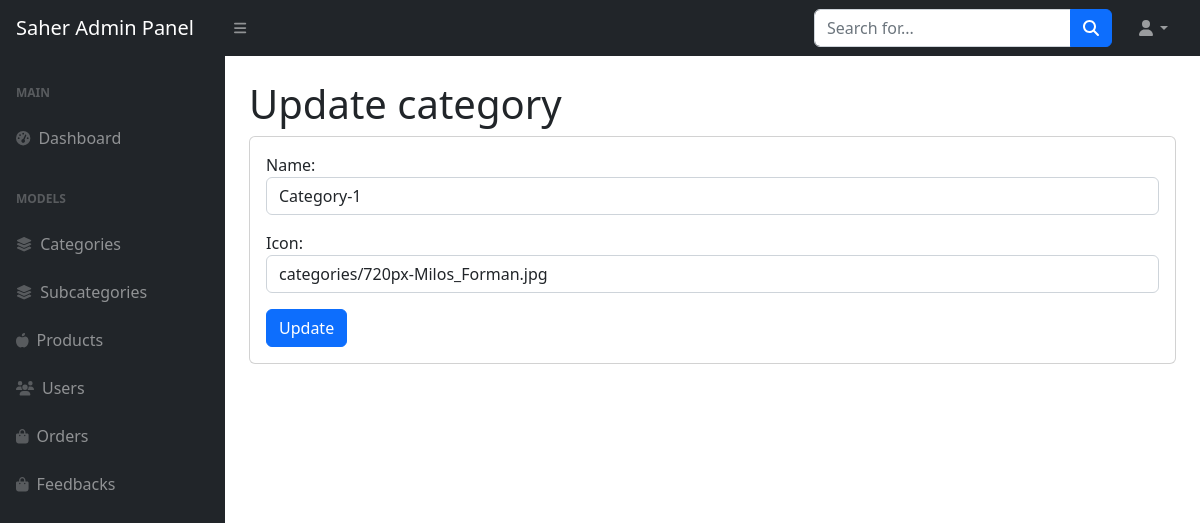
The app's page /categories/edit/8, older data.
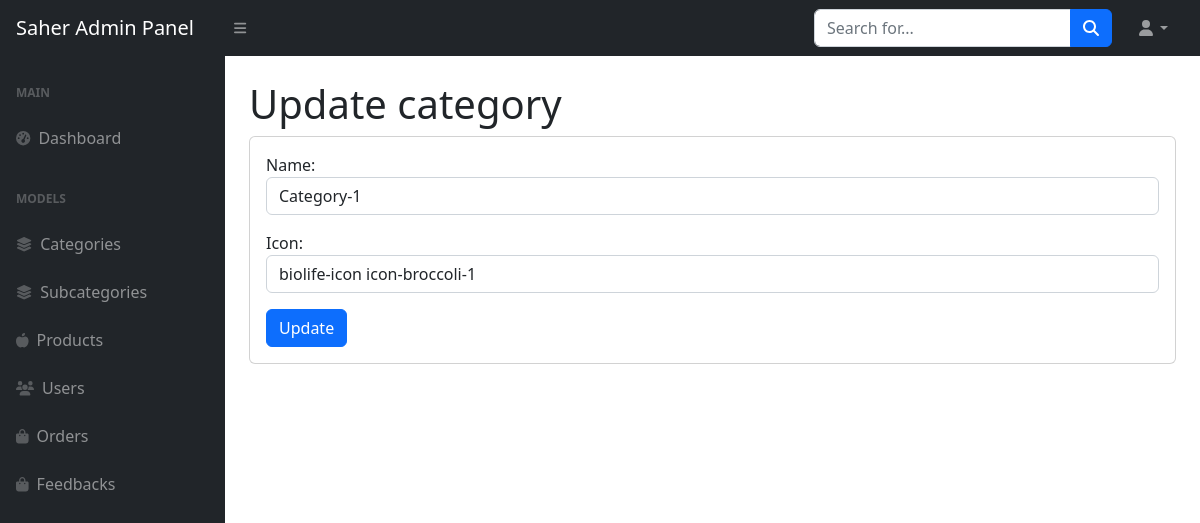
The same page, newer data.
### categories/models.py (models this page shows, shortened)
class Category(models.Model):
    name = models.CharField(max_length=50)
    icon = models.CharField(max_length=30)
    created_at = models.DateTimeField(auto_now_add=True)
    updated_at = models.DateTimeField(auto_now=True)

### categories/views.py (the view)
# urls.py: path('edit/<int:i>', views.edit, name='category.edit'),
def edit(request,i):
    category = Category.objects.get(id=i)
    form = CategoryForm(request.POST or None, request.FILES or None, instance=category)
    if request.method == 'POST':
        if form.is_valid():
            form.save()
            return redirect('admin.categories')
    return render (request,'categories/edit.html', {'form':form})

### categories/forms.py
class CategoryForm(forms.ModelForm):
    name = forms.CharField(widget=forms.TextInput(attrs={'class':'form-control'}))
    icon = forms.CharField(widget=forms.TextInput(attrs={'class':'form-control'}))
    class Meta:
        model = Category
        fields = "__all__"

### Saher_app/context_processors.py (called while the page is built)
def include_categories(request):
    categories = Category.objects.all()
    subcategories = Subcategory.objects.all()
    if request.user.is_authenticated:
        shopping_cart, created =  Cart.objects.get_or_create(user = request.user, status = False)
    else:
        shopping_cart = None
    return {
        'categories': categories,
        'subcategories': subcategories,
        'shopping_cart': shopping_cart,
    }

### categories/templates/categories/edit.html (shortened to what this page needs)
{% extends 'adminpanel/main.html' %}
{% block main %}
<main>
    <div class="container-fluid px-4">
        <h1 class="mt-4">Update category</h1>
        <div class="card mb-4">
            <div class="card-body">
                <div class="row">
                    <div class = "col-12">
                        <form action="" method="post" enctype="multipart/form-data">
                            {{form.as_p}}
                            <button type="submit" class="btn btn-primary">Update</button>
                        </form>
                    </div>
                </div>
            </div>
        </div>
    </div>
</main>
{% endblock main %}

Row changes from the older to the newer data that the page shows:
changed Category "Category-1": icon "categories/720px-Milos_Forman.jpg" → "biolife-icon icon-broccoli-1"
